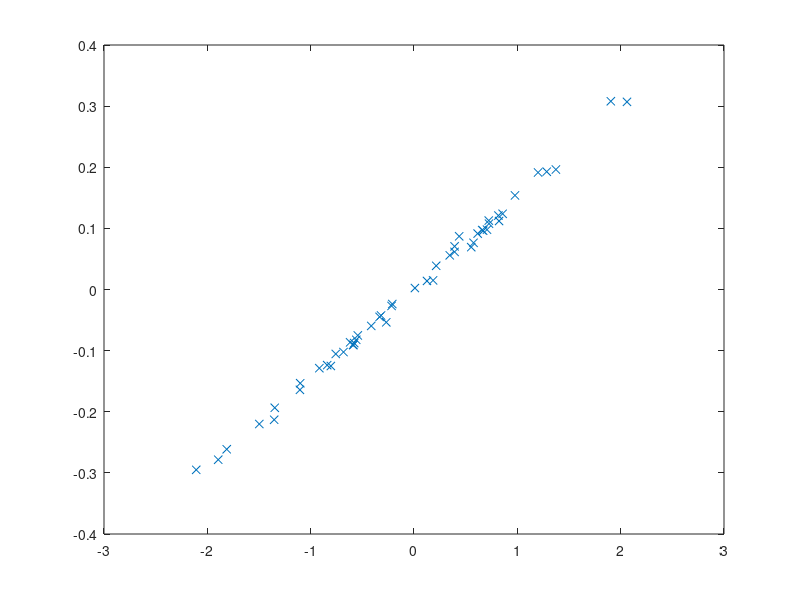
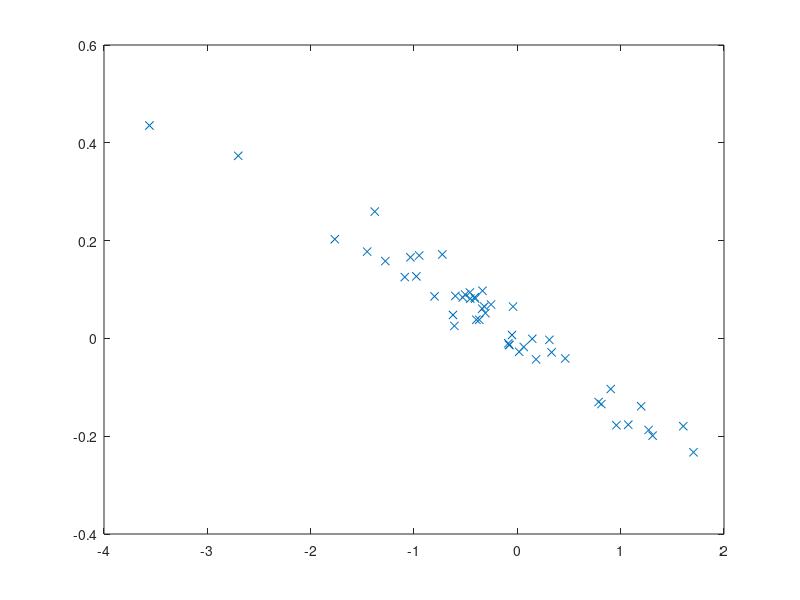
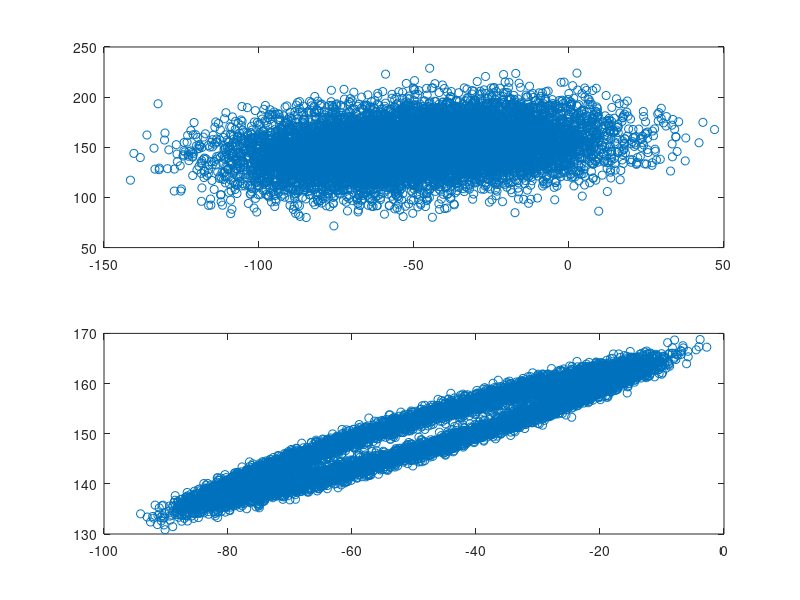
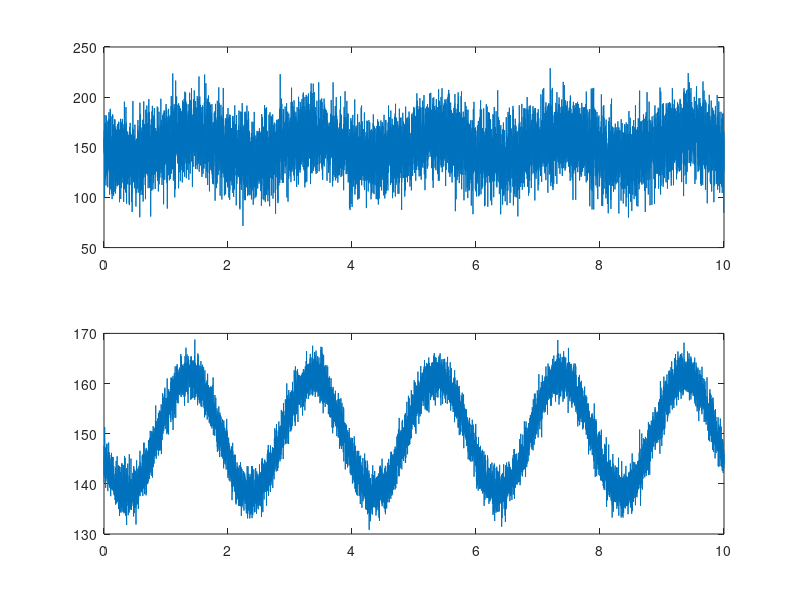

The MATLAB source for these figures, in order:
% PCA_example.m
% Generate multi-neuron data with only two degrees of freedom and analyze
% using PCA.

clear

rng(3)

Ncells = 50;

dt = 0.001;             % dt in sec
tmax = 10;              % tmax in sec
t = 0:dt:tmax;          % time vector
Nt = length(t);

rate = zeros(Ncells,Nt); % firing rates of all cells is the main matrix

%% The following section generates dummy data from particular inputs
period = 2;
omega = 2*pi/period;

A0 = 50;
A1 = 20;
A2 = 10;


noise = 20;         % Level of random noise to be added to each cell

% Two inputs will be used, in this case corresponding to "circular" motion
Input1 = A1*sin(omega*t);
Input2 = A2*cos(omega*t);

% The following weights make each neuron have some random content of each
% input
W0 = 2+randn(Ncells,1);
W1 = randn(Ncells,1);
W2 = randn(Ncells,1);


% The rate matrix has a row for each cell with time in columns
% This set of firing rates with added noise really only has two major
% signals in it, "Input1" and "Input2"
rate = W0*A0*ones(1,Nt) + W1*Input1 + W2*Input2 + noise*randn(size(rate));

% Do PCA next. Each column should be a variable (i.e. a different cell) and
% each row an observation (here a time point). Need transpose of rate to do
% this correctly as rate stores the neurons as rows.
[COEFF, SCORE, LATENT, TSQUARED, EXPLAINED, MU] = pca(rate');

%% In this example the principal components are related to the weight matrices. 
% Note that the sign (whether positively or negatively correlated) can not
% be determined from the principal component vectors in COEFF which could as 
% easily point in the opposite directions. 
figure(1)
plot(W1,COEFF(:,1),'x')

figure(2)
plot(W2,COEFF(:,2),'x')

% SCORE tells how much of each principal component is present at each point
% in time. If we simply multiplied COEFF*SCORE' we would recover the
% original data offset by the mean. By only taking the first two columns of COEFF (the first
% two principal components) and multiplying out the first two columns of
% SCORE (the first two rows of SCORE') we reduce the original 50-dimensions
% of data into a 2D data set. 
SCORET = SCORE';
newrates = COEFF(:,1:2)*SCORET(1:2,:) + MU'*ones(1,Nt);

% Now we compare plots of the original rates and the 2D reduced rates.
figure(3) 
subplot(2,1,1)
plot(rate(1,:),rate(2,:),'o')
subplot(2,1,2)
plot(newrates(1,:),newrates(2,:),'o')

figure(4)
subplot(2,1,1)
plot(t,rate(2,:))
subplot(2,1,2)
plot(t,newrates(2,:))


% Explained is % variance explained by successive components
figure(5)
plot(EXPLAINED,'--o')

